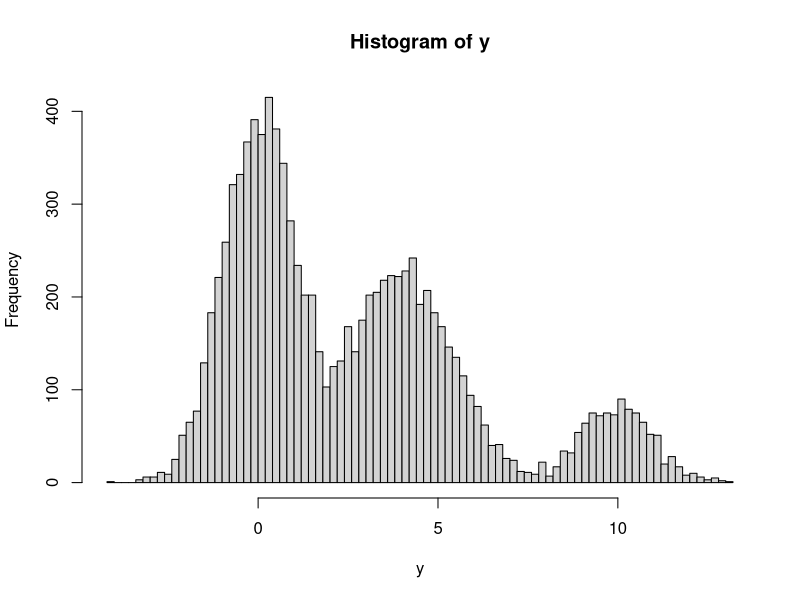

This chart was generated by the following R code:
##
## K-Component Gaussian Mixture
##
## See Mixture Models
##

## Model
K <- 3

p <- c(0.5, 0.4, 0.1)
m <- c(0, 4, 10)
s <- c(1, sqrt(2), 1)


## Generation
N <- 10000
z <- sample(1:3, N, replace=TRUE, prob=p)
y <- numeric(N)
for(i in 1:N) y[i] <- rnorm(1, m[z[i]], s[z[i]])

hist(y, breaks=sqrt(length(y)))

## complete MLE
prop.table(table(z))
z1 <- ifelse(z == 1, 1, 0)
z2 <- ifelse(z == 2, 1, 0)
z3 <- ifelse(z == 3, 1, 0)

m1 <- sum(y*z1) / sum(z1)
m2 <- sum(y*z2) / sum(z2)
m3 <- sum(y*z3) / sum(z3)


##----------------------------------------------------------------
## EM. latent z.
##

maxiter <- 500L
tol <- 1e-7

K <- 3
N <- length(y)

## initialize
p.old <- p.new <- rep(1/K, K)
m.old <- m.new <- sample(y, K)
s.old <- s.new <- rep(sd(y), K)

for(r in 1:maxiter) {
    ## E-step
    h <- matrix(0, ncol=K, nrow=N)
    for(j in 1:K) h[,j] <- p.old[j] * dnorm(y, m.old[j], s.old[j])
    h <- prop.table(h, margin=1)

    ## M-step
    for(j in 1:K) {
        nj <- sum(h[,j])
        p.new[j] <- nj / N
        m.new[j] <- sum(h[,j]*y) / nj
        s.new[j] <- sqrt( sum(h[,j]*(y-m.new[j])^2) / nj )
    }

    ## Stop Condition
    change <- sum(abs(1-p.old/p.new) + abs(1-m.old/m.new) + abs(1-s.old/s.new))
    if(change < tol) break
    p.old <- p.new
    m.old <- m.new
    s.old <- s.new
}
 


